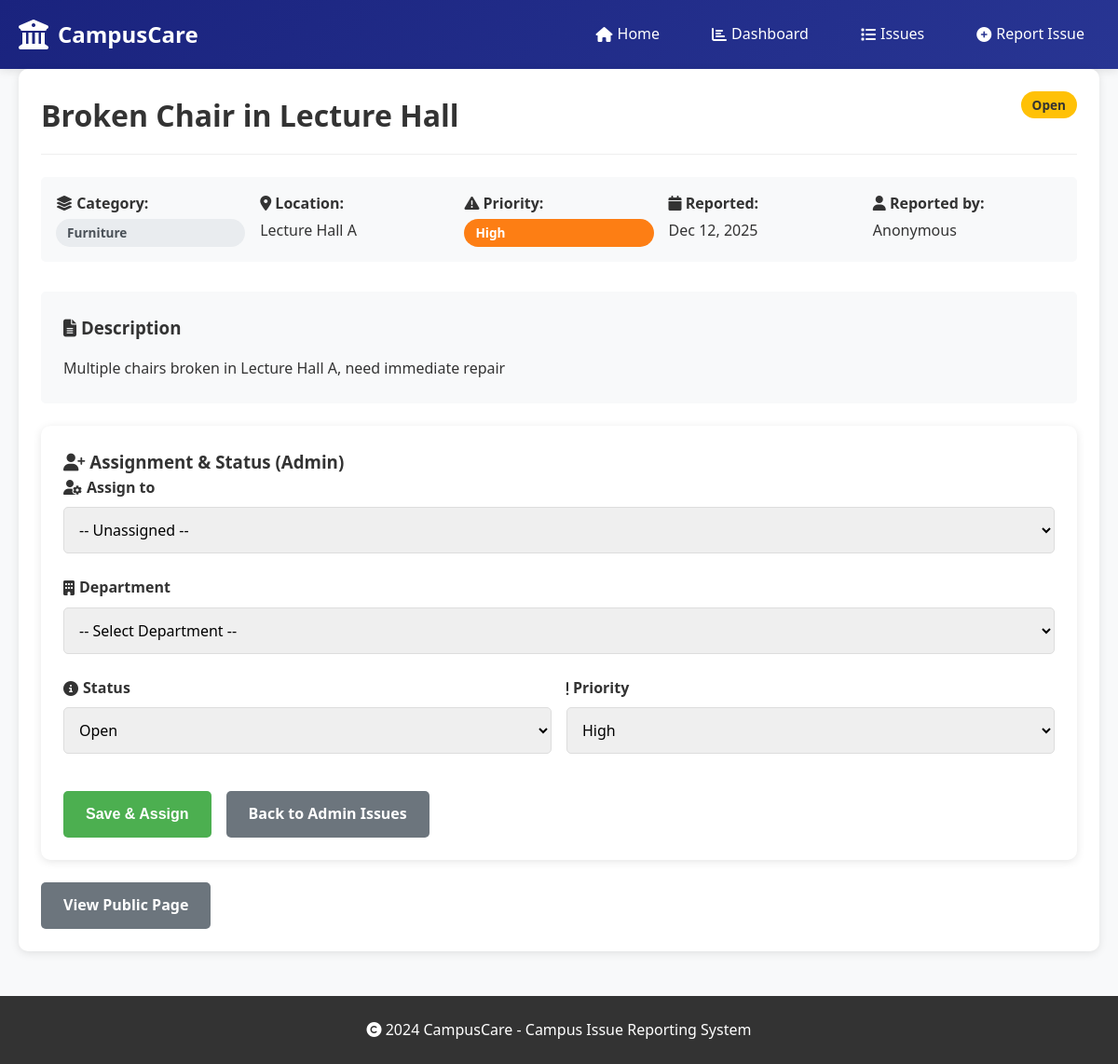
Page /admin/issue/1 (signed in) on the committed database.
### website/app.py (models this page shows, shortened)
class Issue(db.Model):
    id = db.Column(db.Integer, primary_key=True)
    title = db.Column(db.String(100), nullable=False)
    description = db.Column(db.Text, nullable=False)
    category = db.Column(db.String(50), nullable=False)
    location = db.Column(db.String(100))
    media_url = db.Column(db.String(200))  # For uploaded images/videos
    status = db.Column(db.String(20), default='Open')
    priority = db.Column(db.String(20), default='Medium')
    image_filename = db.Column(db.String(255), nullable=True)
    comments = db.relationship('Comment', backref='issue', lazy=True)
    reported_by = db.Column(db.Integer, db.ForeignKey('user.id'))
    assigned_to = db.Column(db.Integer, db.ForeignKey('user.id'))
    department = db.Column(db.String(50))  # Assigned department
    created_at = db.Column(db.DateTime, default=datetime.utcnow)
    updated_at = db.Column(db.DateTime, default=datetime.utcnow, onupdate=datetime.utcnow)

### website/app.py (the view)
@app.route('/admin/issue/<int:issue_id>')
@login_required
@role_required('admin')
def admin_view_issue(issue_id):
    issue = Issue.query.get_or_404(issue_id)
    staff_users = User.query.filter(User.role.in_(['staff', 'maintenance', 'admin'])).all()
    departments = ['Maintenance', 'Electrical', 'Plumbing', 'Network', 'HVAC', 'Cleaning', 'Security', 'Other']
    return render_template('admin_view_issue.html', issue=issue, staff_users=staff_users, departments=departments)

### website/app.py (called while the page is built)
@login_manager.user_loader
def load_user(user_id):
    try:
        return User.query.get(int(user_id))
    except Exception:
        return None

def role_required(role):
    def decorator(f):
        @wraps(f)
        def wrapped(*args, **kwargs):
            if not current_user.is_authenticated or current_user.role != role:
                abort(403)
            return f(*args, **kwargs)
        return wrapped
    return decorator

@app.template_filter('format_date')
def format_date(value):
    if value:
        return value.strftime('%b %d, %Y')
    return ''

@app.template_filter('get_status_color')
def get_status_color(status):
    colors = {
        'Open': 'status-open',
        'In Progress': 'status-in-progress',
        'Resolved': 'status-resolved'
    }
    return colors.get(status, 'status-default')

@app.template_filter('get_priority_color')
def get_priority_color(priority):
    colors = {
        'Low': 'priority-low',
        'Medium': 'priority-medium',
        'High': 'priority-high',
        'Critical': 'priority-critical'
    }
    return colors.get(priority, 'priority-default')

### website/templates/admin_view_issue.html (shortened to what this page needs)
{% extends "base.html" %}
{% block content %}
<div class="card">
  <div class="issue-header">
    <h1>{{ issue.title }}</h1>
    <span class="status-badge {{ issue.status|get_status_color }}">{{ issue.status }}</span>
  </div>
  <div class="issue-details">
    <div class="detail-item">
      <strong><i class="fas fa-layer-group"></i> Category:</strong>
      <span class="category-tag">{{ issue.category }}</span>
    </div>
    <div class="detail-item">
      <strong><i class="fas fa-map-marker-alt"></i> Location:</strong>
      <span>{{ issue.location }}</span>
    </div>
    <div class="detail-item">
      <strong><i class="fas fa-exclamation-triangle"></i> Priority:</strong>
      <span class="priority-badge {{ issue.priority|get_priority_color }}">{{ issue.priority }}</span>
    </div>
    <div class="detail-item">
      <strong><i class="fas fa-calendar"></i> Reported:</strong>
      <span>{{ issue.created_at|format_date }}</span>
    </div>
    <div class="detail-item">
      <strong><i class="fas fa-user"></i> Reported by:</strong>
      <span>{{ issue.reporter.username if issue.reporter else 'Anonymous' }}</span>
    </div>
  </div>
  <div class="issue-description">
    <h3><i class="fas fa-file-alt"></i> Description</h3>
    <p>{{ issue.description }}</p>
  </div>
  <div class="card" style="margin-top:1rem;">
    <h3><i class="fas fa-user-plus"></i> Assignment & Status (Admin)</h3>
    <form method="POST" action="{{ url_for('admin_assign_issue', issue_id=issue.id) }}">
      <div class="form-group">
        <label for="assigned_to"><i class="fas fa-user-cog"></i> Assign to</label>
        <select name="assigned_to" id="assigned_to" class="form-select">
          <option value="">-- Unassigned --</option>
        </select>
      </div>
      <div class="form-group">
        <label for="department"><i class="fas fa-building"></i> Department</label>
        <select name="department" id="department" class="form-select">
          <option value="">-- Select Department --</option>
        </select>
      </div>
      <div class="form-row">
        <div class="form-group">
          <label for="status"><i class="fas fa-info-circle"></i> Status</label>
          <select name="status" id="status" class="form-select">
            {% for s in ['Open','In Progress','Resolved','Closed'] %}
              <option value="{{ s }}" {% if issue.status == s %}selected{% endif %}>{{ s }}</option>
            {% endfor %}
          </select>
        </div>
        <div class="form-group">
          <label for="priority"><i class="fas fa-exclamation"></i> Priority</label>
          <select name="priority" id="priority" class="form-select">
            {% for p in ['Low','Medium','High','Critical'] %}
              <option value="{{ p }}" {% if issue.priority == p %}selected{% endif %}>{{ p }}</option>
            {% endfor %}
          </select>
        </div>
      </div>
      <div class="form-actions" style="margin-top:1rem;">
        <button type="submit" class="btn btn-primary">Save & Assign</button>
        <a href="{{ url_for('admin_issues') }}" class="btn btn-secondary">Back to Admin Issues</a>
      </div>
    </form>
  </div>
  <div style="margin-top:1rem;">
    <a href="{{ url_for('view_issue', issue_id=issue.id) }}" class="btn btn-secondary">View Public Page</a>
  </div>
</div>
{% endblock %}

### website/static/style.css (style rules this page uses)
* { margin: 0; padding: 0; box-sizing: border-box; }
body { font-family: 'Segoe UI', Tahoma, Geneva, Verdana, sans-serif; line-height: 1.6; color: #333; background-color: #f8f9fa; }
.card { background: white; padding: 1.5rem; border-radius: 10px; box-shadow: 0 2px 10px rgba(0,0,0,0.1); margin-bottom: 1.5rem; }
.card h1, .card h2 { color: #333; display: flex; align-items: center; gap: 10px; }
.btn { display: inline-flex; align-items: center; gap: 5px; padding: 0.75rem 1.5rem; border-radius: 5px; text-decoration: none; font-weight: 600; transition: all 0.3s; border: none; cursor: pointer; font-size: 1rem; }
.btn-primary { background-color: #4CAF50; color: white; }
.btn-secondary { background-color: #6c757d; color: white; }
.status-badge, .priority-badge, .category-tag { display: inline-block; padding: 0.25rem 0.75rem; border-radius: 20px; font-size: 0.85rem; font-weight: 600; }
.status-open { background: #ffc107; color: #333; }
.priority-high { background: #fd7e14; color: white; }
.category-tag { background: #e9ecef; color: #495057; }
.form-group { margin-bottom: 1.5rem; }
.form-group label { display: block; margin-bottom: 0.5rem; font-weight: 600; color: #333; display: flex; align-items: center; gap: 5px; }
.form-input, .form-select, .form-textarea { width: 100%; padding: 0.75rem; border: 1px solid #ddd; border-radius: 5px; font-size: 1rem; font-family: inherit; }
.form-row { display: flex; gap: 1rem; }
.form-row .form-group { flex: 1; }
.form-actions { display: flex; gap: 1rem; margin-top: 2rem; }
.issue-header { display: flex; justify-content: space-between; align-items: flex-start; margin-bottom: 1.5rem; padding-bottom: 1rem; border-bottom: 1px solid #eee; }
.issue-details { display: grid; grid-template-columns: repeat(auto-fill, minmax(200px, 1fr)); gap: 1rem; margin-bottom: 2rem; padding: 1rem; background: #f8f9fa; border-radius: 5px; }
.detail-item { display: flex; flex-direction: column; gap: 0.25rem; }
.issue-description { padding: 1.5rem; background: #f8f9fa; border-radius: 5px; margin-bottom: 1.5rem; }
.issue-description h3 { margin-bottom: 1rem; color: #333; }

### rows in the picture
Issue: title "Broken Chair in Lecture Hall", status "Open", category "Furniture", location "Lecture Hall A", priority "High", created_at "Dec 12, 2025", description "Multiple chairs broken in Lecture Hall A, need immediate repair"

### other values in the picture
{{ issue.reporter.username if issue.reporter else 'Anonymous' }} "Anonymous"
